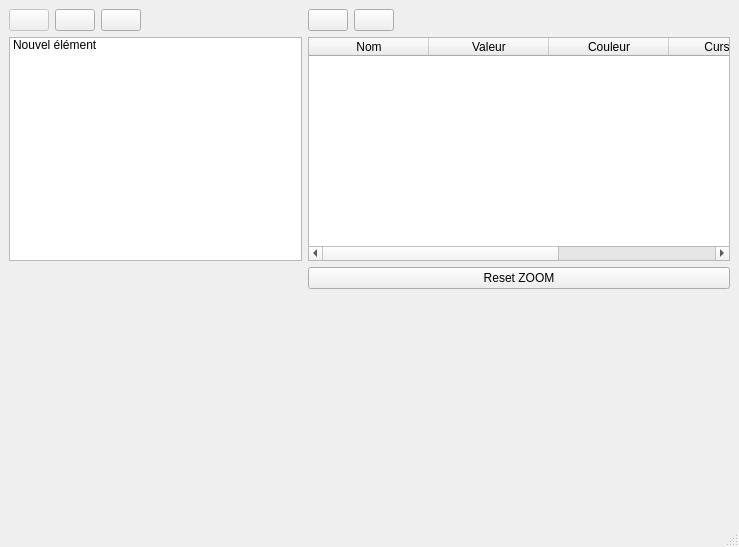
<?xml version="1.0" encoding="UTF-8"?>
<ui version="4.0">
 <class>ihm_DataGraph</class>
 <widget class="QMainWindow" name="ihm_DataGraph">
  <property name="geometry">
   <rect>
    <x>0</x>
    <y>0</y>
    <width>739</width>
    <height>547</height>
   </rect>
  </property>
  <property name="windowTitle">
   <string>MainWindow</string>
  </property>
  <widget class="QWidget" name="centralwidget">
   <layout class="QGridLayout" name="gridLayout">
    <item row="0" column="0">
     <widget class="QPushButton" name="pb_play">
      <property name="enabled">
       <bool>false</bool>
      </property>
      <property name="toolTip">
       <string>Lance ou stoppe le traçage des courbes</string>
      </property>
      <property name="text">
       <string/>
      </property>
      <property name="icon">
       <iconset resource="../../icons.qrc">
        <normaloff>:/icons/player_play.png</normaloff>:/icons/player_play.png</iconset>
      </property>
      <property name="checkable">
       <bool>true</bool>
      </property>
      <property name="autoDefault">
       <bool>false</bool>
      </property>
     </widget>
    </item>
    <item row="0" column="1">
     <widget class="QPushButton" name="pb_resume">
      <property name="enabled">
       <bool>true</bool>
      </property>
      <property name="toolTip">
       <string>Met en pause le traçage des courbes</string>
      </property>
      <property name="text">
       <string/>
      </property>
      <property name="icon">
       <iconset resource="../../icons.qrc">
        <normaloff>:/icons/player_pause.png</normaloff>:/icons/player_pause.png</iconset>
      </property>
      <property name="checkable">
       <bool>true</bool>
      </property>
      <property name="autoDefault">
       <bool>false</bool>
      </property>
     </widget>
    </item>
    <item row="0" column="2">
     <widget class="QPushButton" name="pb_cusor">
      <property name="enabled">
       <bool>true</bool>
      </property>
      <property name="toolTip">
       <string>Affiche ou cache les curseurs</string>
      </property>
      <property name="text">
       <string/>
      </property>
      <property name="icon">
       <iconset resource="../../icons.qrc">
        <normaloff>:/icons/cursor.png</normaloff>:/icons/cursor.png</iconset>
      </property>
      <property name="checkable">
       <bool>true</bool>
      </property>
      <property name="autoDefault">
       <bool>false</bool>
      </property>
     </widget>
    </item>
    <item row="0" column="3">
     <spacer name="horizontalSpacer_2">
      <property name="orientation">
       <enum>Qt::Horizontal</enum>
      </property>
      <property name="sizeHint" stdset="0">
       <size>
        <width>157</width>
        <height>20</height>
       </size>
      </property>
     </spacer>
    </item>
    <item row="0" column="4">
     <widget class="QPushButton" name="PB_refresh_liste">
      <property name="toolTip">
       <string>Mise à jour de la liste des variables disponibles</string>
      </property>
      <property name="text">
       <string/>
      </property>
      <property name="icon">
       <iconset resource="../../icons.qrc">
        <normaloff>:/icons/refresh.png</normaloff>:/icons/refresh.png</iconset>
      </property>
      <property name="iconSize">
       <size>
        <width>20</width>
        <height>20</height>
       </size>
      </property>
      <property name="flat">
       <bool>true</bool>
      </property>
     </widget>
    </item>
    <item row="0" column="5">
     <widget class="QPushButton" name="pb_up">
      <property name="enabled">
       <bool>true</bool>
      </property>
      <property name="toolTip">
       <string>Monte la variable sélectionnée dans la liste</string>
      </property>
      <property name="text">
       <string/>
      </property>
      <property name="icon">
       <iconset resource="../../icons.qrc">
        <normaloff>:/icons/up.png</normaloff>:/icons/up.png</iconset>
      </property>
      <property name="checkable">
       <bool>false</bool>
      </property>
      <property name="autoDefault">
       <bool>false</bool>
      </property>
     </widget>
    </item>
    <item row="0" column="6">
     <widget class="QPushButton" name="pb_down">
      <property name="toolTip">
       <string>Descend  la variable sélectionnée dans la liste</string>
      </property>
      <property name="text">
       <string/>
      </property>
      <property name="icon">
       <iconset resource="../../icons.qrc">
        <normaloff>:/icons/down.png</normaloff>:/icons/down.png</iconset>
      </property>
     </widget>
    </item>
    <item row="0" column="7">
     <spacer name="horizontalSpacer">
      <property name="orientation">
       <enum>Qt::Horizontal</enum>
      </property>
      <property name="sizeHint" stdset="0">
       <size>
        <width>378</width>
        <height>20</height>
       </size>
      </property>
     </spacer>
    </item>
    <item row="1" column="0" colspan="5">
     <widget class="QListWidget" name="liste_variables">
      <property name="alternatingRowColors">
       <bool>true</bool>
      </property>
      <property name="viewMode">
       <enum>QListView::ListMode</enum>
      </property>
      <property name="uniformItemSizes">
       <bool>false</bool>
      </property>
      <property name="sortingEnabled">
       <bool>true</bool>
      </property>
      <item>
       <property name="text">
        <string>Nouvel élément</string>
       </property>
       <property name="checkState">
        <enum>Unchecked</enum>
       </property>
      </item>
     </widget>
    </item>
    <item row="1" column="5" colspan="3">
     <widget class="QTableWidget" name="table_variables_valeurs">
      <property name="columnCount">
       <number>5</number>
      </property>
      <attribute name="horizontalHeaderVisible">
       <bool>true</bool>
      </attribute>
      <attribute name="horizontalHeaderCascadingSectionResizes">
       <bool>false</bool>
      </attribute>
      <attribute name="horizontalHeaderDefaultSectionSize">
       <number>115</number>
      </attribute>
      <attribute name="horizontalHeaderMinimumSectionSize">
       <number>120</number>
      </attribute>
      <column>
       <property name="text">
        <string>Nom</string>
       </property>
      </column>
      <column>
       <property name="text">
        <string>Valeur</string>
       </property>
      </column>
      <column>
       <property name="text">
        <string>Couleur</string>
       </property>
      </column>
      <column>
       <property name="text">
        <string>Curseur1</string>
       </property>
      </column>
      <column>
       <property name="text">
        <string>Curseur2</string>
       </property>
      </column>
     </widget>
    </item>
    <item row="2" column="2">
     <widget class="QLabel" name="label_deltaT">
      <property name="text">
       <string/>
      </property>
     </widget>
    </item>
    <item row="2" column="5" colspan="3">
     <widget class="QPushButton" name="pb_resetZoom">
      <property name="toolTip">
       <string>Efface le zoom</string>
      </property>
      <property name="text">
       <string>Reset ZOOM</string>
      </property>
     </widget>
    </item>
    <item row="3" column="0" colspan="8">
     <widget class="QCustomPlot" name="customPlot" native="true">
      <property name="minimumSize">
       <size>
        <width>721</width>
        <height>221</height>
       </size>
      </property>
     </widget>
    </item>
   </layout>
  </widget>
  <widget class="QMenuBar" name="menubar">
   <property name="geometry">
    <rect>
     <x>0</x>
     <y>0</y>
     <width>739</width>
     <height>21</height>
    </rect>
   </property>
  </widget>
  <widget class="QStatusBar" name="statusbar"/>
  <action name="actionHelp">
   <property name="text">
    <string>Help</string>
   </property>
  </action>
 </widget>
 <customwidgets>
  <customwidget>
   <class>QCustomPlot</class>
   <extends>QWidget</extends>
   <header location="global">qcustomplot.h</header>
   <container>1</container>
  </customwidget>
 </customwidgets>
 <resources>
  <include location="../../icons.qrc"/>
 </resources>
 <connections/>
</ui>
